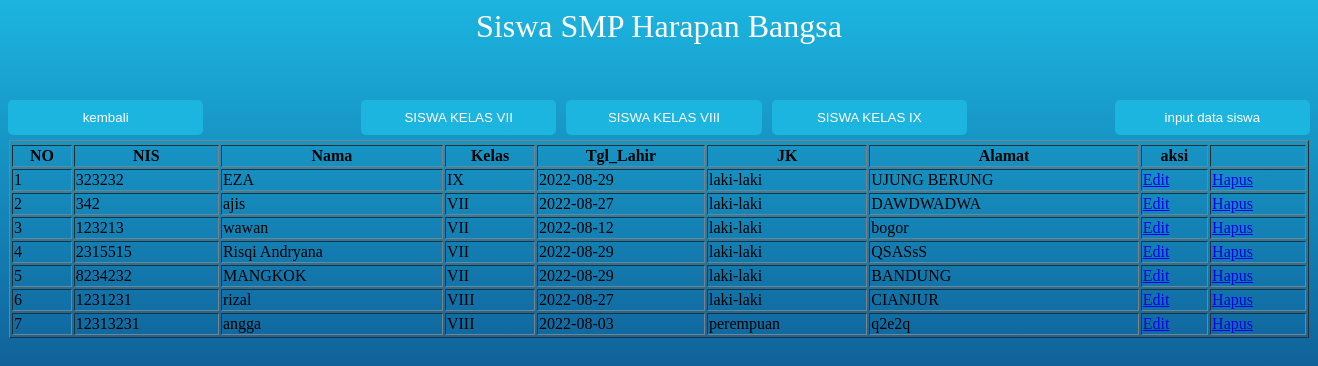
The app's page /smp.php (signed in) with its own data.
### tables this page shows
CREATE TABLE `siswa` (
  `NIS` int(11) NOT NULL,
  `nama` varchar(50) NOT NULL,
  `kelas` varchar(10) NOT NULL,
  `tgl_lahir` date NOT NULL,
  `jk` varchar(20) NOT NULL,
  `alamat` varchar(225) NOT NULL,
  `nama_jurusan` varchar(10) DEFAULT NULL
);

### user_smp.php (called while the page is built, shortened)
<?php
class User {
    public function showData()
	{
        $conn = new Koneksi();
        $db=$conn->metal();
		$stmt=$db->prepare("SELECT NIS,nama,kelas,tgl_lahir,jk,alamat,nama FROM siswa where kelas='VII' OR kelas='VIII' OR kelas='IX'");
		$stmt->execute();
		return $stmt;
	}
}

### smp.php (the view, shortened to what this page needs)
<?php
require 'user_smp.php';
$obj = new User();
?>
<h1>Siswa SMP Harapan Bangsa</h1>
<link rel="stylesheet" type="text/css" href="css/smp.css">
<form action = "input_siswa.php" method ="POST" name="login">
<input type ="submit" class="tombol_input1" name = "submit" value = "input data siswa">
<p>
<center>
<table class= 'table table-bordered table-responsive'>
 <tr>
 <tr>
 <table border="1" width="1300px" >
    <tr>
        <tr>
     <th>NO</th>
     <th>NIS</th>
     <th>Nama</th>
     <th>Kelas</th>
     <th>Tgl_Lahir</th>
     <th>JK</th>
     <th>Alamat</th>
     <th>aksi</th>
     <th colspan="5"></th>
 </tr>
 <center>
 <?php
$no=1;
	$data=$obj->showData();
	if($data->rowCount()>0){
	while($row=$data->fetch(PDO::FETCH_ASSOC)){
?>
<tr>
	<td><?php echo $no; ?></td>
	<td><?php echo $row['NIS']; ?></td>
	<td><?php echo $row['nama']; ?></td>
    <td><?php echo $row['kelas']; ?></td>
    <td><?php echo $row['tgl_lahir']; ?></td>
    <td><?php echo $row['jk']; ?></td>
    <td><?php echo $row['alamat']; ?></td>
    <td><a href="editsmp.php?NIS=<?php echo $row['NIS']; ?>">Edit</a></td>
    <td><a href="prosesdelete.php?NIS=<?php echo $row['NIS']; ?>">Hapus</a></td>
    </tr>
    </form>
<?php
$no+=1; }
}else{
echo '<tr>
		<td> Not found</td>
    </tr>';
}
?>
 <form action = "index.php" method ="POST" name="kembali">
<input type ="submit" class="tombol_kembali" name = "kembali" value = "kembali">
 </form>
 <form action = "siswa_vii.php" method ="POST" name="kelasvii">
<input type ="submit" class="tombol1" name = "kelasvii" value = "SISWA KELAS VII">
 </form>
<form action = "siswa_viii.php" method ="POST" name="kelasviii">
<input type ="submit" class="tombol2" name = "kelasviii" value = "SISWA KELAS VIII">
 </form>
 <form action = "siswa_ix.php" method ="POST" name="kelasxi">
<input type ="submit" class="tombol2" name = "kelasxi" value = "SISWA KELAS IX">
 </form>

### css/smp.css (style rules this page uses)
h1 { text-align: center; color: white; font-weight: 100; }
.tombol_input1 { background: #1cb5e0; color: white; font-size: 10pt; width: 15%; border: cornflowerblue; border-radius: 5px; padding: 10px 10px; margin-bottom: 5px; color :white; float:right; }
.tombol_kembali { background: #1cb5e0; color: white; font-size: 10pt; width: 15%; border: cornflowerblue; border-radius: 5px; padding: 10px 10px; margin-bottom: 5px; color :white; float:left; }
.tombol1 { background: #1cb5e0; color: white; font-size: 10pt; width: 15%; border: cornflowerblue; border-radius: 5px; padding: 10px 10px; margin-bottom: 5px; margin-left: 10px; color :white; }
.tombol2 { background: #1cb5e0; color: white; font-size: 10pt; width: 15%; border: cornflowerblue; border-radius: 5px; padding: 10px 10px; margin-bottom: 5px; margin-left: 10px; color :white; }

### records on screen
siswa: NIS "323232", nama "EZA", kelas "IX", tgl_lahir "2022-08-29", jk "laki-laki", alamat "UJUNG BERUNG"
siswa: NIS "342", nama "ajis", kelas "VII", tgl_lahir "2022-08-27", jk "laki-laki", alamat "DAWDWADWA"
siswa: NIS "123213", nama "wawan", kelas "VII", tgl_lahir "2022-08-12", jk "laki-laki", alamat "bogor"
siswa: NIS "2315515", nama "Risqi Andryana", kelas "VII", tgl_lahir "2022-08-29", jk "laki-laki", alamat "QSASsS"
siswa: NIS "8234232", nama "MANGKOK", kelas "VII", tgl_lahir "2022-08-29", jk "laki-laki", alamat "BANDUNG"
siswa: NIS "1231231", nama "rizal", kelas "VIII", tgl_lahir "2022-08-27", jk "laki-laki", alamat "CIANJUR"
siswa: NIS "12313231", nama "angga", kelas "VIII", tgl_lahir "2022-08-03", jk "perempuan", alamat "q2e2q"
